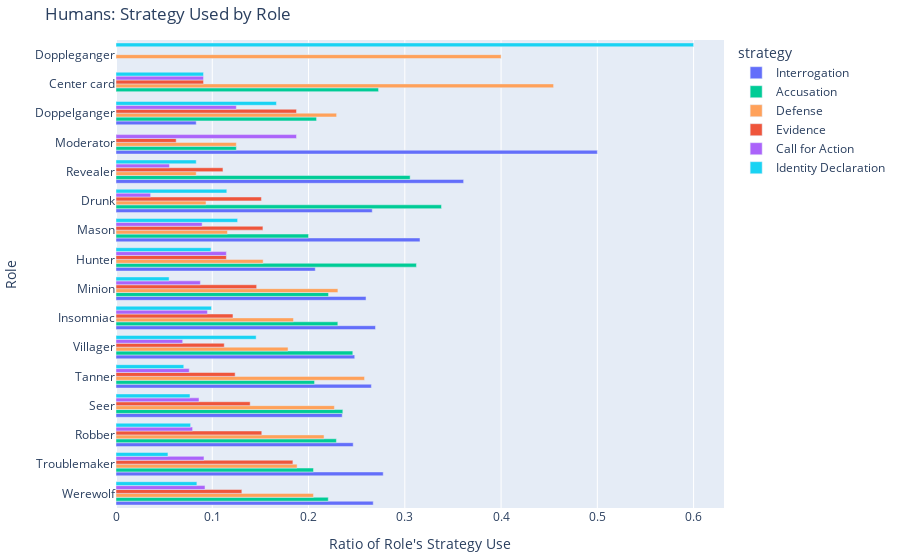

The cell this chart's notebook holds for it:
### Code cell
#| label: fig-stratbyrole-hum

## Strategy used by player role bar plot
hum_strats = hum_text_df[["strategy", "end_role"]].explode("strategy").value_counts().reset_index()
hum_strats = hum_strats[hum_strats["strategy"] != "No Strategy"] # Don't include no strat
hum_strats["count"] = hum_strats.groupby("end_role")["count"].transform(lambda x: x/x.sum()) # Make scaled by total strategy use per role

fig = px.bar(hum_strats, y="end_role", x="count", color="strategy", barmode="group")
fig.update_layout(xaxis_title="Ratio of Role's Strategy Use", yaxis_title="Role", title="Humans: Strategy Used by Role", height=600)
fig.show()

### Figure 1 — Plotly figure (JSON) as saved in the notebook; plotly's stock layout.template omitted (floating-point values rounded to 4 significant figures)
{"data": [{"alignmentgroup": "True", "hovertemplate": "strategy=Interrogation<br>count=%{x}<br>end_role=%{y}<extra></extra>", "legendgroup": "Interrogation", "marker": {"color": "#636EFA", "pattern": {"shape": ""}}, "name": "Interrogation", "offsetgroup": "Interrogation", "orientation": "h", "showlegend": true, "textposition": "auto", "type": "bar", "x": [0.2672, 0.2776, 0.2464, 0.235, 0.2653, 0.248, 0.2696, 0.2597, 0.207, 0.3158, 0.2662, 0.3611, 0.5, 0.08333], "xaxis": "x", "y": ["Werewolf", "Troublemaker", "Robber", "Seer", "Tanner", "Villager", "Insomniac", "Minion", "Hunter", "Mason", "Drunk", "Revealer", "Moderator", "Doppelganger"], "yaxis": "y"}, {"alignmentgroup": "True", "hovertemplate": "strategy=Accusation<br>count=%{x}<br>end_role=%{y}<extra></extra>", "legendgroup": "Accusation", "marker": {"color": "#00CC96", "pattern": {"shape": ""}}, "name": "Accusation", "offsetgroup": "Accusation", "orientation": "h", "showlegend": true, "textposition": "auto", "type": "bar", "x": [0.2205, 0.229, 0.2052, 0.2356, 0.2063, 0.246, 0.2304, 0.3121, 0.2208, 0.3381, 0.2, 0.3056, 0.2083, 0.2727, 0.125], "xaxis": "x", "y": ["Werewolf", "Robber", "Troublemaker", "Seer", "Tanner", "Villager", "Insomniac", "Hunter", "Minion", "Drunk", "Mason", "Revealer", "Doppelganger", "Center card", "Moderator"], "yaxis": "y"}, {"alignmentgroup": "True", "hovertemplate": "strategy=Defense<br>count=%{x}<br>end_role=%{y}<extra></extra>", "legendgroup": "Defense", "marker": {"color": "#FFA15A", "pattern": {"shape": ""}}, "name": "Defense", "offsetgroup": "Defense", "orientation": "h", "showlegend": true, "textposition": "auto", "type": "bar", "x": [0.2051, 0.2161, 0.1881, 0.2582, 0.2269, 0.1787, 0.1844, 0.2305, 0.1529, 0.1158, 0.09353, 0.2292, 0.4545, 0.08333, 0.125, 0.4], "xaxis": "x", "y": ["Werewolf", "Robber", "Troublemaker", "Tanner", "Seer", "Villager", "Insomniac", "Minion", "Hunter", "Mason", "Drunk", "Doppelganger", "Center card", "Revealer", "Moderator", "Doppleganger"], "yaxis": "y"}, {"alignmentgroup": "True", "hovertemplate": "strategy=Evidence<br>count=%{x}<br>end_role=%{y}<extra></extra>", "legendgroup": "Evidence", "marker": {"color": "#EF553B", "pattern": {"shape": ""}}, "name": "Evidence", "offsetgroup": "Evidence", "orientation": "h", "showlegend": true, "textposition": "auto", "type": "bar", "x": [0.1307, 0.1838, 0.1514, 0.1394, 0.1238, 0.1124, 0.1215, 0.1461, 0.1146, 0.1526, 0.1511, 0.1875, 0.1111, 0.09091, 0.0625], "xaxis": "x", "y": ["Werewolf", "Troublemaker", "Robber", "Seer", "Tanner", "Villager", "Insomniac", "Minion", "Hunter", "Mason", "Drunk", "Doppelganger", "Revealer", "Center card", "Moderator"], "yaxis": "y"}, {"alignmentgroup": "True", "hovertemplate": "strategy=Call for Action<br>count=%{x}<br>end_role=%{y}<extra></extra>", "legendgroup": "Call for Action", "marker": {"color": "#AB63FA", "pattern": {"shape": ""}}, "name": "Call for Action", "offsetgroup": "Call for Action", "orientation": "h", "showlegend": true, "textposition": "auto", "type": "bar", "x": [0.09244, 0.0914, 0.07957, 0.08625, 0.0761, 0.06928, 0.09497, 0.1146, 0.08766, 0.08947, 0.125, 0.03597, 0.1875, 0.05556, 0.09091], "xaxis": "x", "y": ["Werewolf", "Troublemaker", "Robber", "Seer", "Tanner", "Villager", "Insomniac", "Hunter", "Minion", "Mason", "Doppelganger", "Drunk", "Moderator", "Revealer", "Center card"], "yaxis": "y"}, {"alignmentgroup": "True", "hovertemplate": "strategy=Identity Declaration<br>count=%{x}<br>end_role=%{y}<extra></extra>", "legendgroup": "Identity Declaration", "marker": {"color": "#19D3F3", "pattern": {"shape": ""}}, "name": "Identity Declaration", "offsetgroup": "Identity Declaration", "orientation": "h", "showlegend": true, "textposition": "auto", "type": "bar", "x": [0.08402, 0.07752, 0.1456, 0.07687, 0.05396, 0.07041, 0.09916, 0.09873, 0.1263, 0.05519, 0.1151, 0.1667, 0.08333, 0.6, 0.09091], "xaxis": "x", "y": ["Werewolf", "Robber", "Villager", "Seer", "Troublemaker", "Tanner", "Insomniac", "Hunter", "Mason", "Minion", "Drunk", "Doppelganger", "Revealer", "Doppleganger", "Center card"], "yaxis": "y"}], "layout": {"autosize": true, "barmode": "group", "legend": {"title": {"text": "strategy"}, "tracegroupgap": 0}, "title": {"text": "Humans: Strategy Used by Role"}, "xaxis": {"anchor": "y", "autorange": true, "domain": [0, 1], "range": [0, 0.6316], "title": {"text": "Ratio of Role's Strategy Use"}, "type": "linear"}, "yaxis": {"anchor": "x", "autorange": true, "domain": [0, 1], "range": [-0.5, 15.5], "title": {"text": "Role"}, "type": "category"}}}
